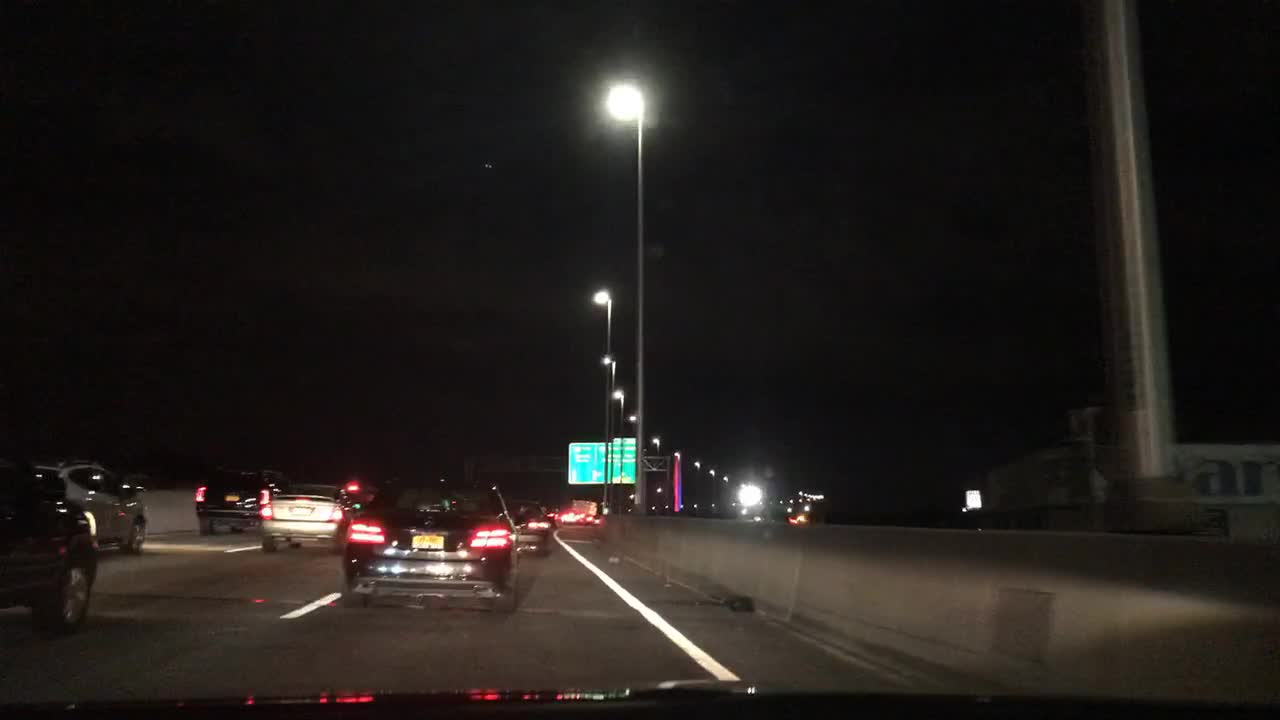
#> input picture drishti/datasets/raw/bdd-scenes/02f11fd9-29728135.jpg, 1280 x 720 px
$ python -i enhance.py   (imports and definitions only)
#> lines starting #> are read from the running program, lines starting #| are printed output that depends on the picture
#> further down, picture is the input picture: shape (720, 1280, 3); mean B, G, R 26.3, 29.3, 33.7
"""Frame enhancement front-end (robustness X-factor). Default is a fast,
dependency-free low-light/contrast pipeline (CLAHE + adaptive gamma) that visibly
recovers detail in night/rain frames. Zero-DCE can be dropped in later via
enhance_zero_dce() without changing callers.
"""
import cv2
import numpy as np


def _adaptive_gamma(img, mean_target=110.0):
    g = img.mean()
    if g <= 1:
        return img
    gamma = float(np.clip(np.log(mean_target / 255.0) / np.log(g / 255.0), 0.4, 2.2))
    lut = np.array([((i / 255.0) ** (1.0 / gamma)) * 255 for i in range(256)], dtype=np.uint8)
    return cv2.LUT(img, lut)


def enhance(frame, strength=1.0):
    """CLAHE on luminance + adaptive gamma. Returns an enhanced BGR frame.
    `strength` in [0,1] blends toward the enhanced result (0 = original)."""
#> called with strength = 1
    if frame is None:
        return frame
    lab = cv2.cvtColor(frame, cv2.COLOR_BGR2LAB)
#> lab: shape (720, 1280, 3); mean of channels 0, 1, 2 29.1, 129.4, 130.6
    l, a, b = cv2.split(lab)
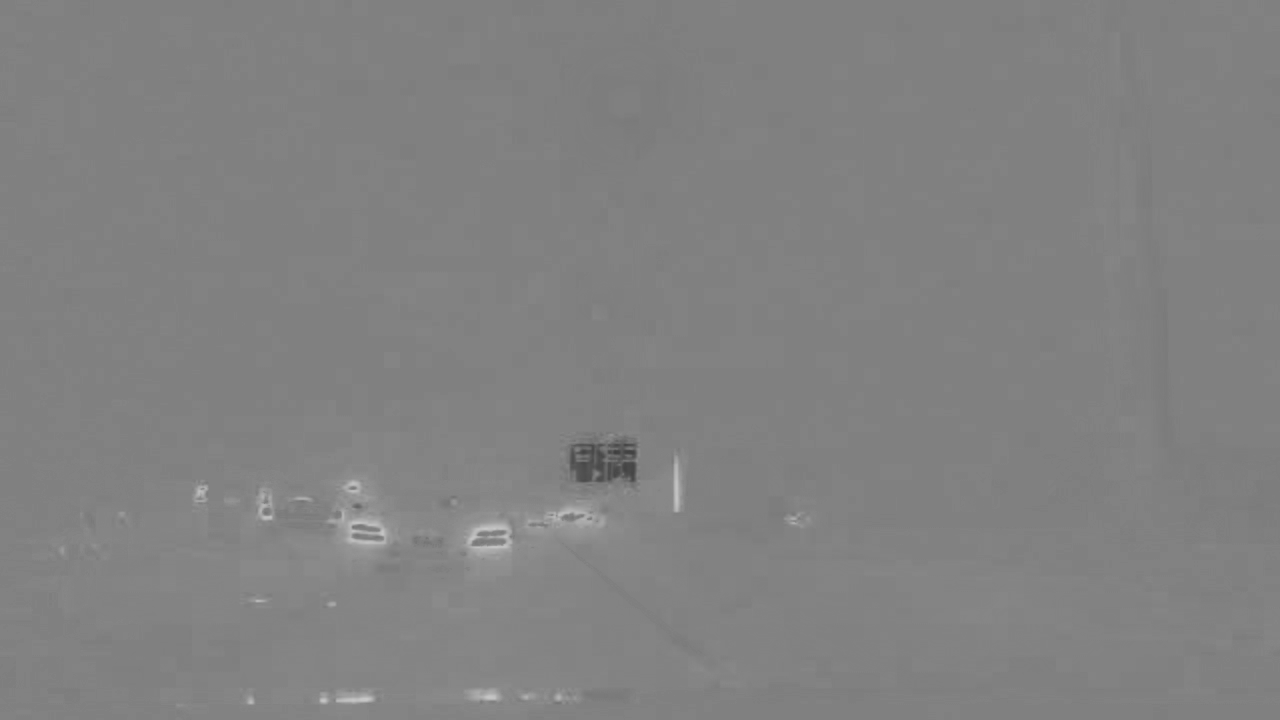
#> a: shape (720, 1280); min 62, max 201, mean 129.4
    clahe = cv2.createCLAHE(clipLimit=2.5, tileGridSize=(8, 8))
    l = clahe.apply(l)
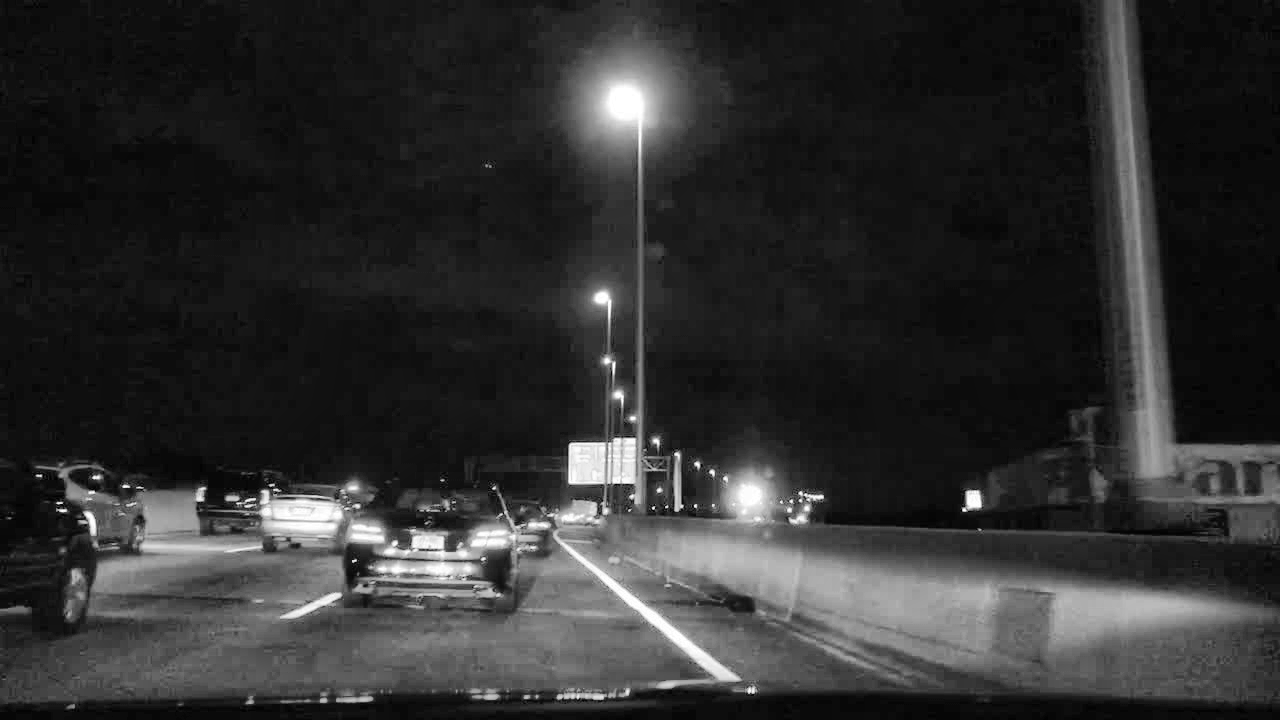
#> l: shape (720, 1280); min 1, max 255, mean 47.6
    out = cv2.cvtColor(cv2.merge((l, a, b)), cv2.COLOR_LAB2BGR)
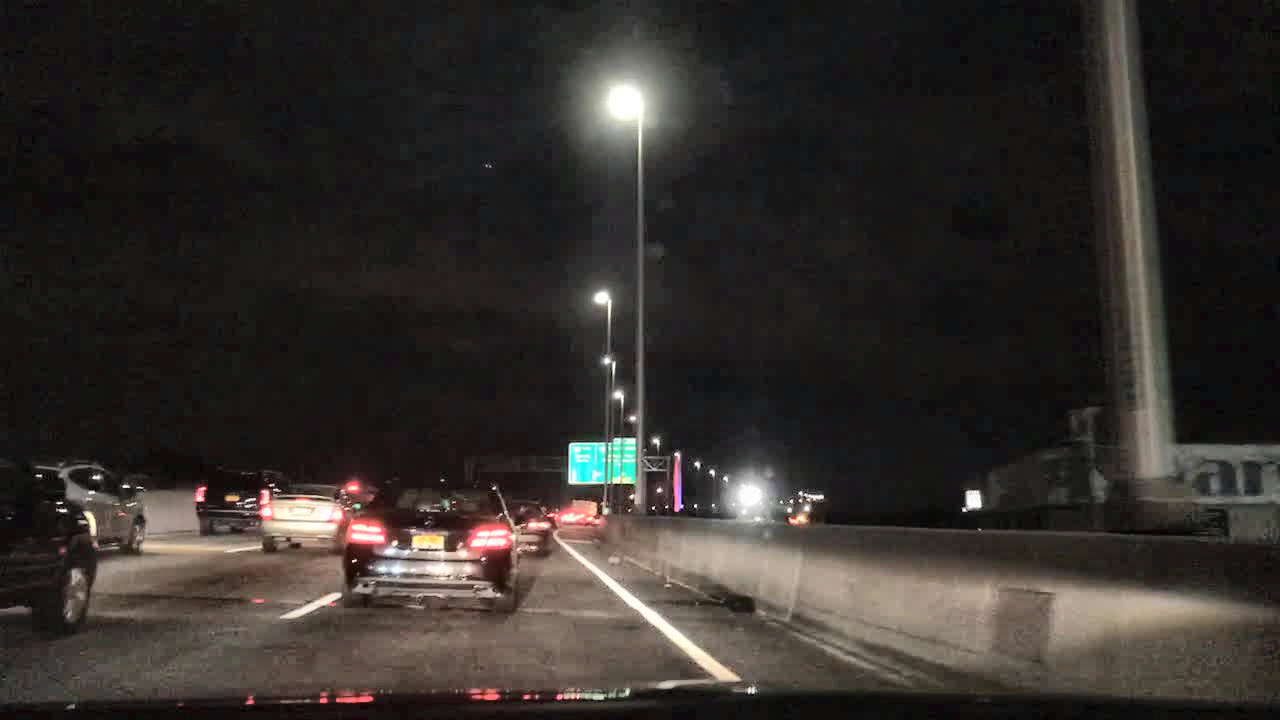
#> out: shape (720, 1280, 3); mean B, G, R 43.3, 46.7, 51.2
    out = _adaptive_gamma(out)
#> in _adaptive_gamma, `g = img.mean()`: g = 47.06
#> in _adaptive_gamma, `gamma = float(np.clip(np.log(mean_target / 255.0) / np.log(g / 255.0),..`: gamma = 0.498
#> in _adaptive_gamma, `lut = np.array([((i / 255.0) ** (1.0 / gamma)) * 255 for i in range(25..`: lut = 256 values from 0 to 255
#> in _adaptive_gamma, `return cv2.LUT(img, lut)`:
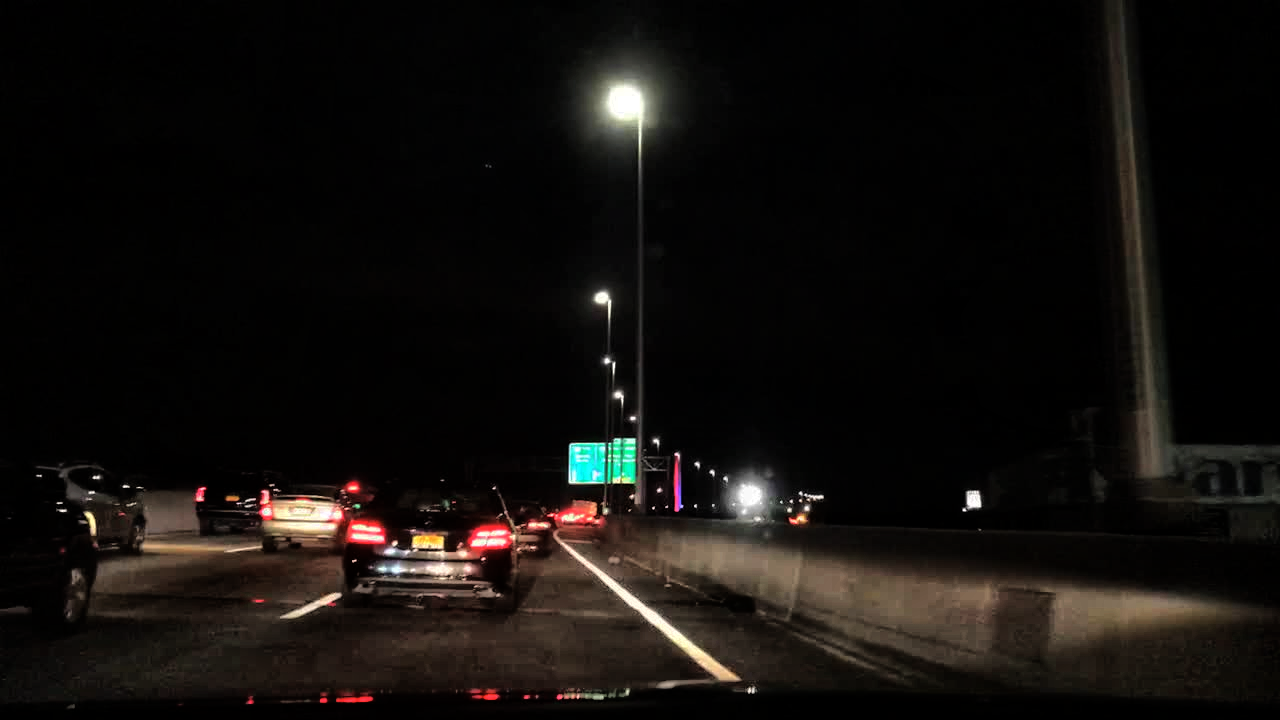
#> returned value: shape (720, 1280, 3); mean of channels 0, 1, 2 13.1, 15.6, 18.8; drawn as B, G, R
    if strength >= 1.0:
        return out
    return cv2.addWeighted(out, strength, frame, 1.0 - strength, 0)


def is_lowlight(frame, thresh=80.0):
    """Heuristic: mean luminance below threshold -> enhancement worthwhile."""
    return frame is not None and frame.mean() < thresh

>>> import cv2
>>> picture = cv2.imread('../datasets/raw/bdd-scenes/02f11fd9-29728135.jpg')
>>> result = enhance(picture)

$ run again, on drishti/datasets/raw/bdd-scenes/088fe2e8-d03766cd.jpg
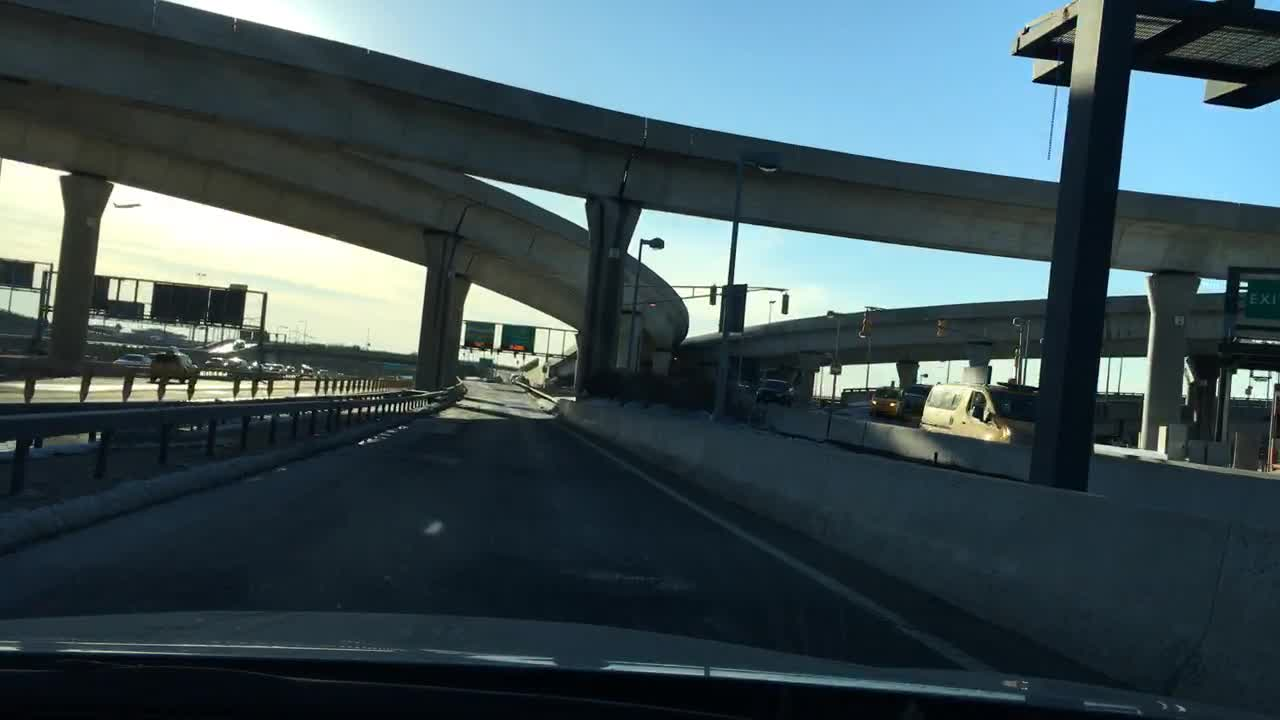
#> input picture drishti/datasets/raw/bdd-scenes/088fe2e8-d03766cd.jpg, 1280 x 720 px
#> picture is the input picture: shape (720, 1280, 3); mean B, G, R 85.6, 80.7, 63.1
#> lab: shape (720, 1280, 3); mean of channels 0, 1, 2 79.5, 123.3, 123
#> in enhance, `l, a, b = cv2.split(lab)`:
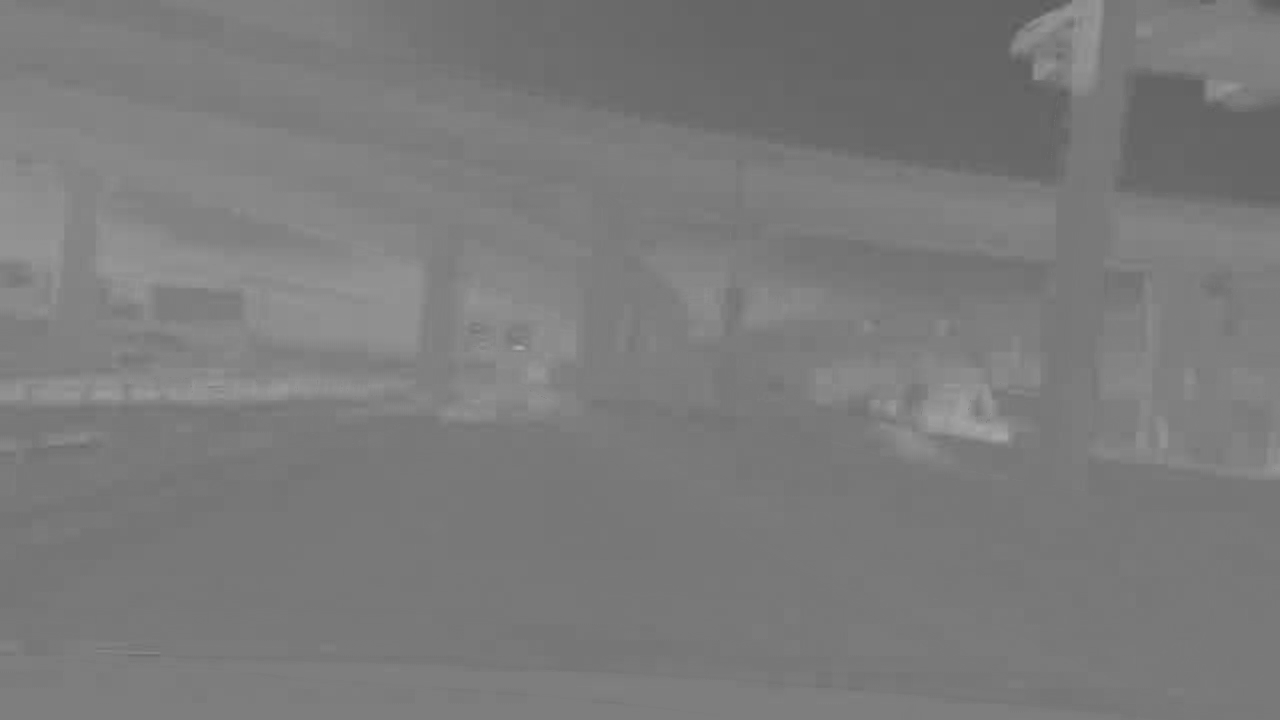
#> b: shape (720, 1280); min 92, max 171, mean 123
#> in enhance, `out = cv2.cvtColor(cv2.merge((l, a, b)), cv2.COLOR_LAB2BGR)`:
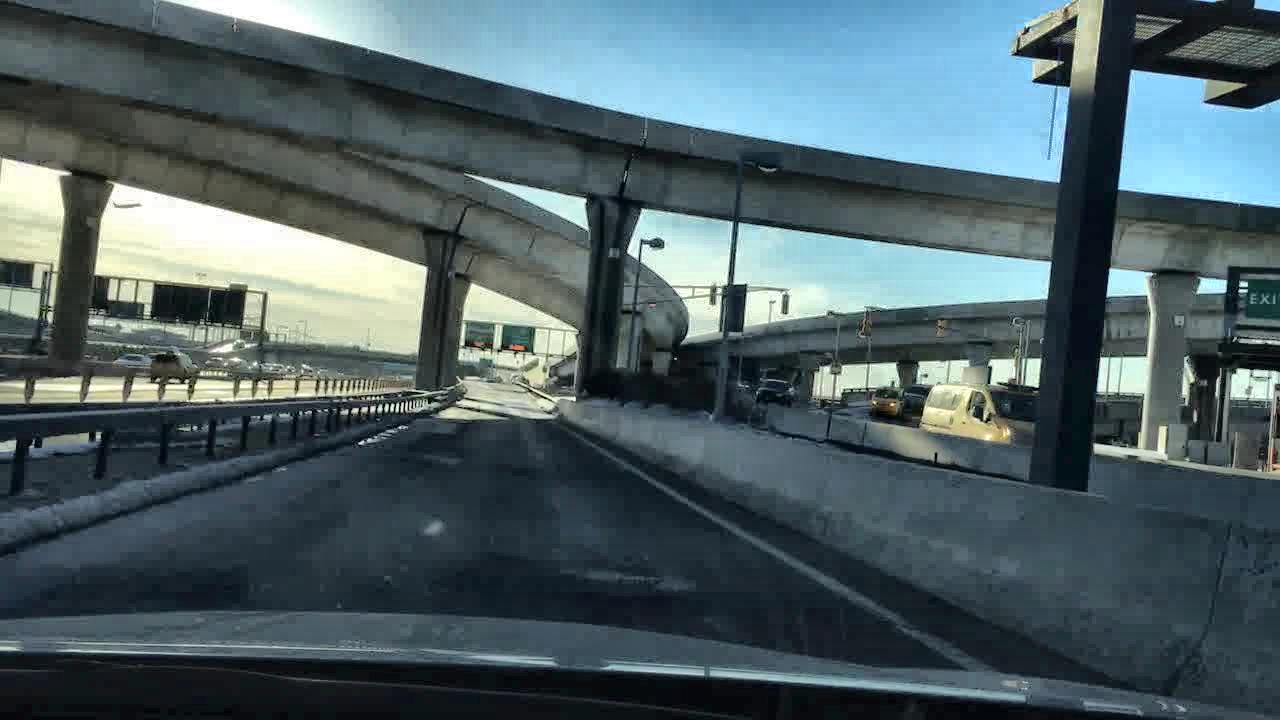
#> out: shape (720, 1280, 3); mean B, G, R 102.1, 97.2, 79.4
#> g = 92.9
#> gamma = 0.833
#> lut = 256 values from 0 to 255
